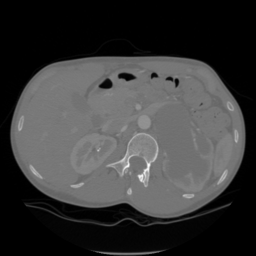
#> input picture Test/CT/image100decompressed.bmp, 256 x 256 px; its folder holds 4 pictures in this run; the run also reads 1 picture not shown here
$ python evaluate.py   (older library calls are emulated)
#> lines starting #> are read from the running program, lines starting #| are printed output that depends on the picture
#!/usr/bin/env python3
# -*- coding: utf-8 -*-
"""
evaluate generated images
"""
from skimage.measure import compare_psnr,compare_ssim
import scipy
import numpy as np
import glob,os
from itertools import repeat
import pandas as pd

SCALE=3.
folder='Test/CT'

def eval(pred,y):
    ssim=compare_ssim(y,pred)#,data_range=255)
    psnr=compare_psnr(y,pred)
    return psnr,ssim
def generateGT(pred,y,path):
    gt=y[0:pred.shape[0],0:pred.shape[1]]
    scipy.misc.imsave(path+'.GT',gt,format='bmp')
    return gt
def generateBL_bicubic(pred,y,path):#baseline
    bicubic= scipy.ndimage.interpolation.zoom(y, (1./SCALE), prefilter=True)#down-scale
    bicubic= scipy.ndimage.interpolation.zoom(bicubic, (SCALE/1.), prefilter=True)#up-scale
    bicubic= bicubic[0:pred.shape[0],0:pred.shape[1]]
    scipy.misc.imsave(path+'.bicubic',bicubic,format='bmp')
    return bicubic

def generateBL_nn(pred,y,path):#baseline nearest neighbor
    nn= scipy.ndimage.interpolation.zoom(y, (1./SCALE), order=0,mode='nearest',prefilter=True)#down-scale
    nn= scipy.ndimage.interpolation.zoom(nn, (SCALE/1.), order=0,mode='nearest',prefilter=True)#up-scale
    nn= nn[0:pred.shape[0],0:pred.shape[1]]
    scipy.misc.imsave(path+'.nn',nn,format='bmp')
    return nn

def loadImg(filename,mode='org'):
    #print(mode)
#> called with filename = 'Test/CT/image100decompressed.bmp', mode = 'org'
    if mode=='c1':
        filename+='.c1'
    elif mode=='c5':
        filename+='.c5'
    elif mode=='c9':
        filename+='.c9'
    #print(filename)
    return scipy.misc.imread(filename, flatten=True, mode='YCbCr').astype(np.uint8)
#> returned value is the input picture: shape (256, 256); min 0, max 253, mean 57.3


namelist_org=glob.glob(os.path.join(folder, "*.bmp"))
imglist_org=list(map(loadImg,namelist_org))
#> call 2 of loadImg, with filename = 'Test/CT/image106decompressed.bmp', mode = 'org'
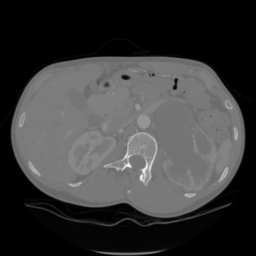
#> input picture Test/CT/image106decompressed.bmp, 256 x 256 px
#> in loadImg, returned value is the input picture: shape (256, 256); min 0, max 254, mean 58.6
#> call 3 of loadImg, with filename = 'Test/CT/image108decompressed.bmp', mode = 'org'
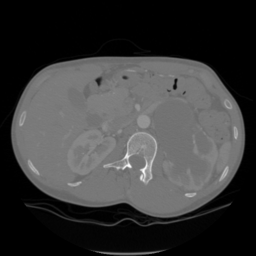
#> input picture Test/CT/image108decompressed.bmp, 256 x 256 px
#> in loadImg, returned value is the input picture: shape (256, 256); min 0, max 254, mean 57.6
#> imglist_org = 4 items

#> (the run stopped early here; a loop or call above may not have finished)
